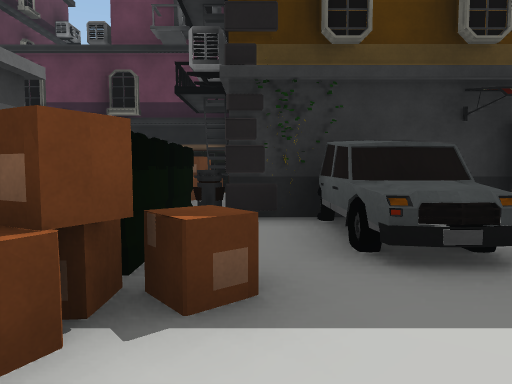
[1] (above)

24 first-person views from a walk through a 3-D level made in the Unity game engine. The camera is 1.3 m above the floor, tilts 4° down and sees 70° across. The floor is counted in squares, 2 m on a side. Each view is taken from the middle of a square. On the plan, view 1 faces up. The plan holds only what a view shows up to about 11 squares ahead; the rest is blank. The place goes on beyond the plan. The player character is not drawn. Some surface patterns are stand-ins.

[2]
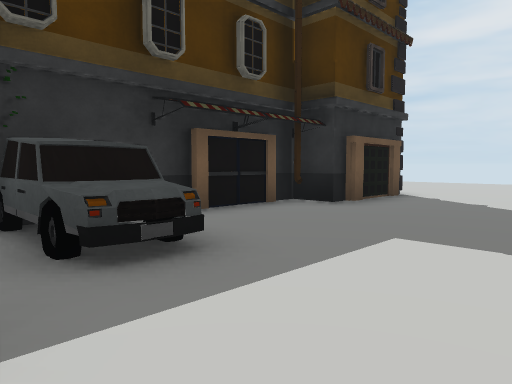

[3]
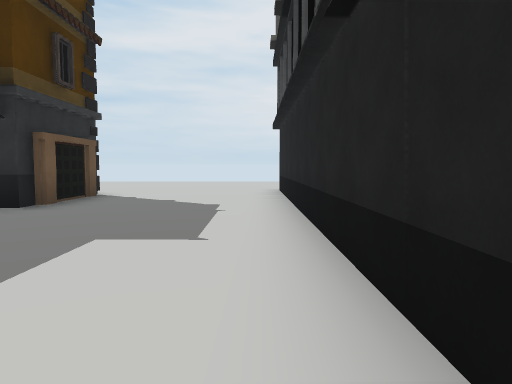

[4]
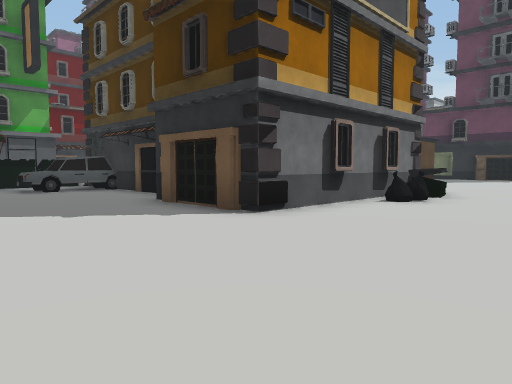

[5]
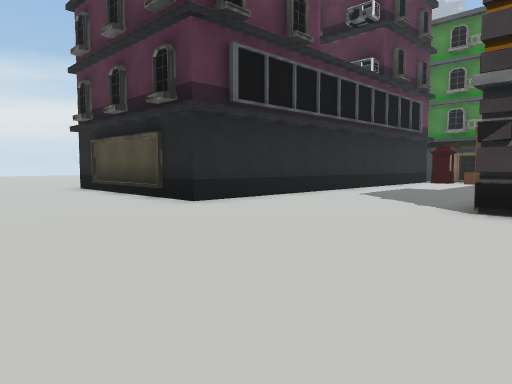

[6]
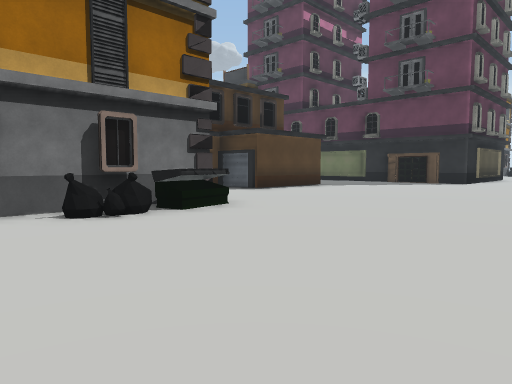

[7]
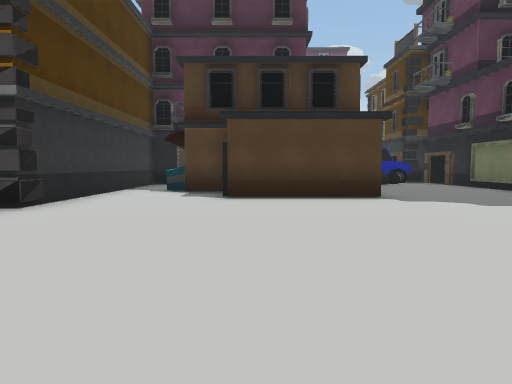

[8]
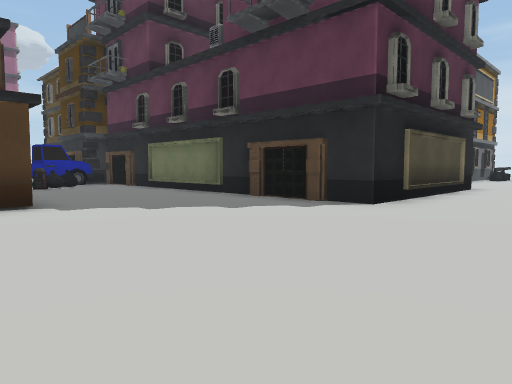

[9]
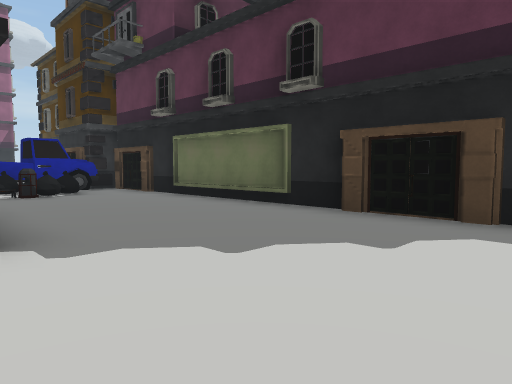

[10]
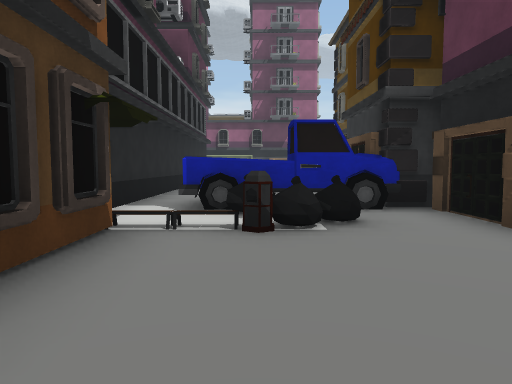

[11]
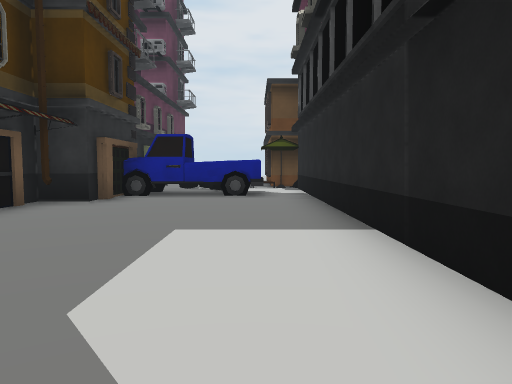

[12]
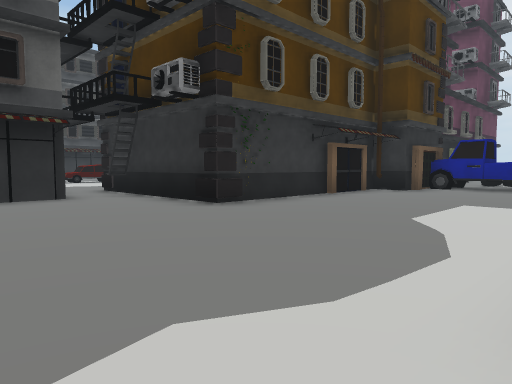

[13]
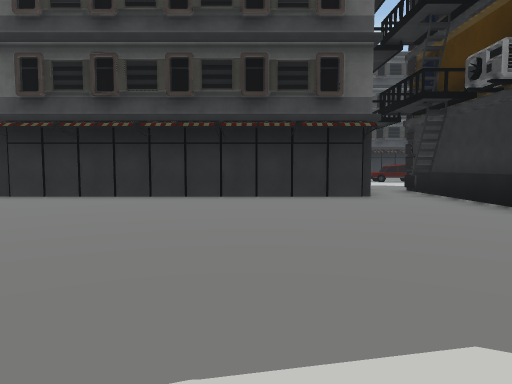

[14]
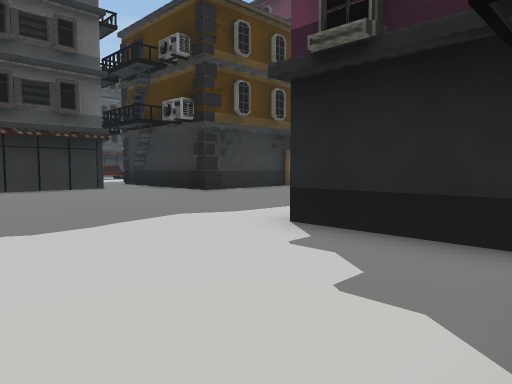

[15]
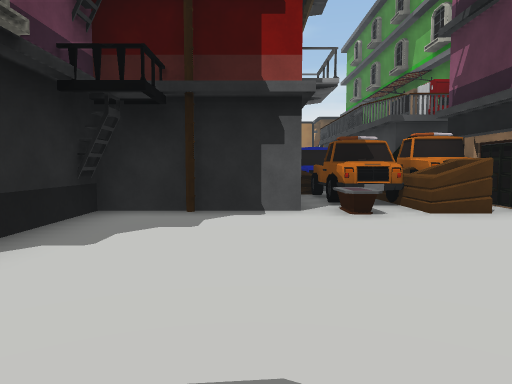

[16]
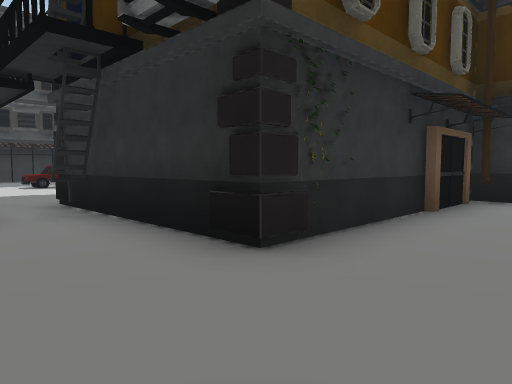

[17]
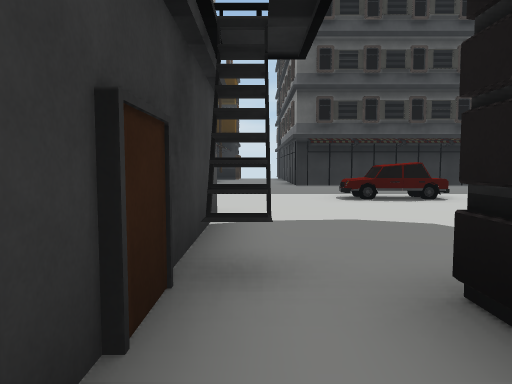

[18]
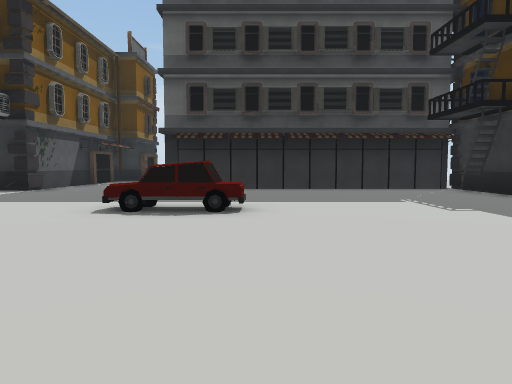

[19]
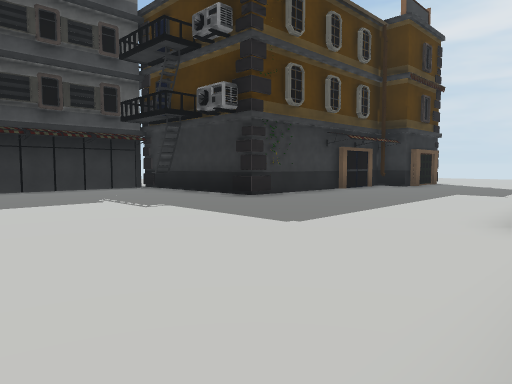

[20]
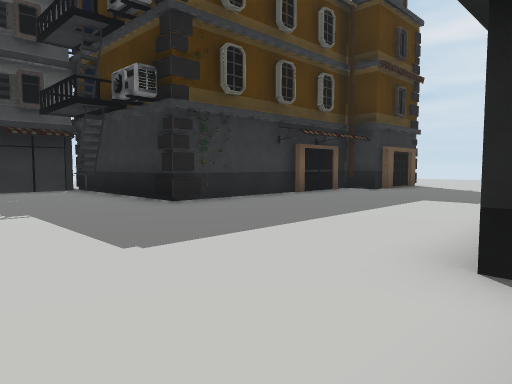

[21]
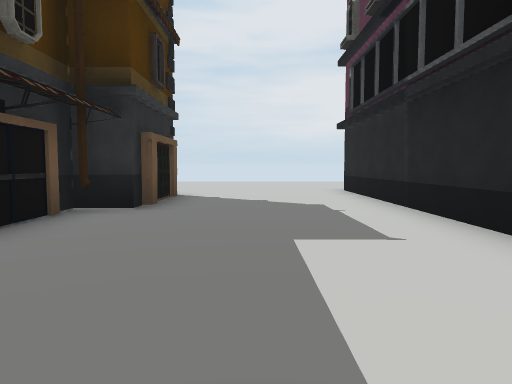

[22]
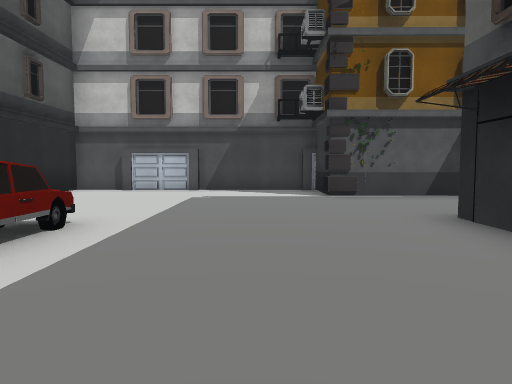

[23]
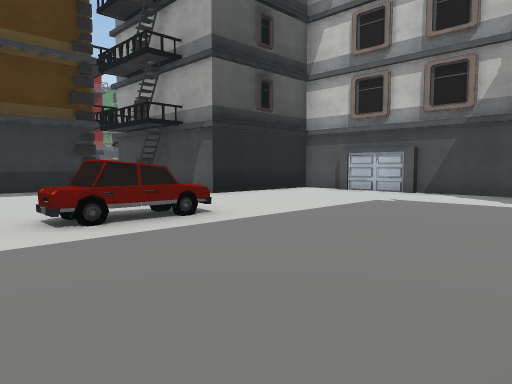

[24]
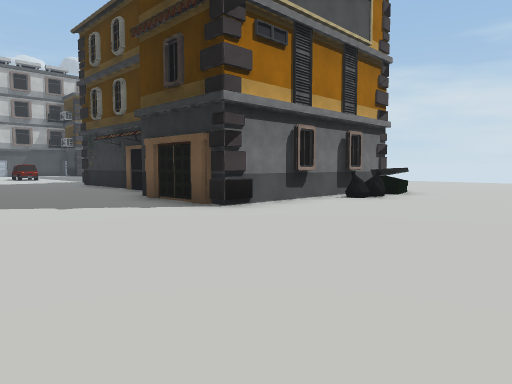

### Floor plan
Key: @ floor where view 1 was taken; # wall or solid block; . floor; O other object.
Columns run from 16 left of view 1 to 14 right of it. Each row starts with its distance up from view 1.
 36     #...########         ...
 35   ###...........#       #O..
 34  O.............O#       #O...
 33  #..............#       #O...
 32  #..............#       #....
 31  ##.....OOO.....#########....
 30  ##......O............###....
 29  #............................
 28  #####........................
 27      #........................
 26      #........................
 25      ##.  .....#    #######.
 24      #.#                  #.
 23 ######.#                  #.
 22 .......#                  #..
 21 .......#                  #..
 20 .......####################..
 19 .............##O.............
 18  .............OO.O...........
 17  .............OOOO............
 16  .............OO..............
 15 .................O##   .......
 14 .....#  #########      .......
 13 .....#               ##........
 12 O...O                #........
 11 O.                 OO.........
 10 O.                 ...........
  9 O#             #   ######O....
  8 OO            OO        #O.....
  7 O             OO        #O.....
  6 O                       #......
  5                O#########......
  4                O OO...###......
  3                O.OO............
  2                OO..............
  1                O..............
  0                 @.............
 -1                  ##########...
 -2                           #...
 -3                           #...
 -4                           #..
 -5                           #..
 -6                           #..
 -7                           ...

Where each view was taken, in squares from view 1:
view 1: 0 up, 0 right, facing up
view 2: 0 up, 0 right, facing up-right
view 3: 0 up, 0 right, facing right
view 4: 0 up, 12 right, facing up-left
view 5: 5 up, 14 right, facing down-left
view 6: 5 up, 14 right, facing up-left
view 7: 13 up, 14 right, facing left
view 8: 14 up, 13 right, facing up-left
view 9: 15 up, 10 right, facing up-left
view 10: 17 up, 5 right, facing left
view 11: 16 up, 10 left, facing right
view 12: 15 up, 13 left, facing up-right
view 13: 15 up, 13 left, facing up
view 14: 12 up, 15 left, facing up-right
view 15: 17 up, 14 left, facing down
view 16: 18 up, 11 left, facing up-right
view 17: 23 up, 10 left, facing up
view 18: 25 up, 6 left, facing up
view 19: 25 up, 6 left, facing up-right
view 20: 25 up, 4 left, facing up-right
view 21: 28 up, 0 right, facing right
view 22: 33 up, 4 left, facing left
view 23: 35 up, 5 left, facing down-left
view 24: 26 up, 13 right, facing up-left
